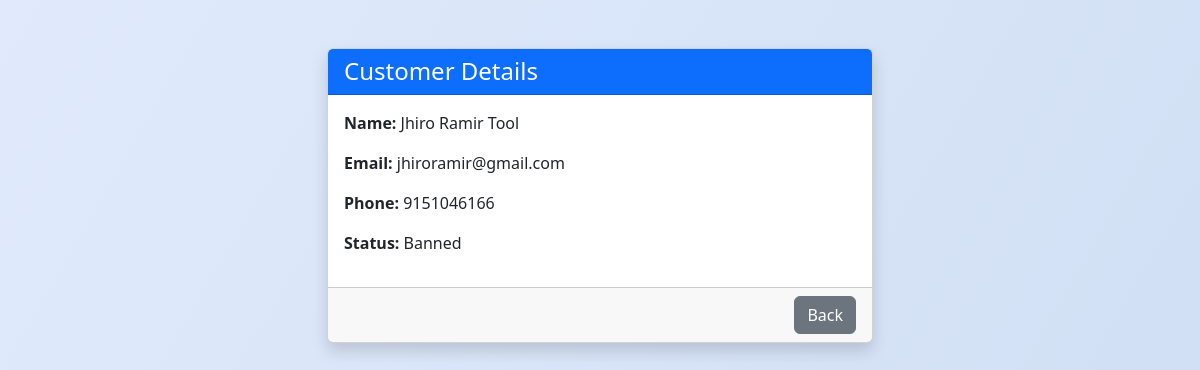
/customer_details.php?id=1, run on the app's committed database.
### tables this page shows
CREATE TABLE `customer` (
  `Cust_ID` int(11) NOT NULL,
  `Cust_FN` varchar(255) NOT NULL,
  `Cust_LN` varchar(255) NOT NULL,
  `Cust_Email` varchar(255) NOT NULL,
  `Cust_Phone` bigint(20) NOT NULL,
  `Cust_Password` varchar(255) NOT NULL,
  `is_banned` tinyint(1) DEFAULT 0
);

### classes/database.php (called while the page is built, shortened)
<?php
class Database {
    private $host = "localhost";
    private $db_name = "guest_accommodation_system";
    private $username = "root";
    private $password = "";
    public function connect() {
        $this->conn = new mysqli(
            $this->host,
            $this->username,
            $this->password,
            $this->db_name
        );
    }
}
?>

### customer_details.php (the view, shortened to what this page needs)
<?php
require_once('classes/database.php');
$db = new Database();
$id = intval($_GET['id']);
$stmt = $db->conn->prepare("SELECT * FROM customer WHERE Cust_ID = ?");
$stmt->bind_param("i", $id);
$stmt->execute();
$result = $stmt->get_result();
$customer = $result->fetch_assoc();
?>
<!DOCTYPE html>
<html>
<head>
    <link rel="stylesheet" href="./bootstrap-5.3.3-dist/css/bootstrap.css">
    <link rel="stylesheet" href="style2.css">
</head>
<body class="bg-light">
    <div class="container py-5">
        <div class="row justify-content-center">
            <div class="col-md-6">
                <div class="card shadow glass-card">
                    <div class="card-header bg-primary text-white">
                        <h4 class="mb-0">Customer Details</h4>
                    </div>
                    <div class="card-body">
                        <?php if ($customer): ?>
                            <p><strong>Name:</strong> <?= htmlspecialchars($customer['Cust_FN'] . ' ' . $customer['Cust_LN']) ?></p>
                            <p><strong>Email:</strong> <?= htmlspecialchars($customer['Cust_Email']) ?></p>
                            <p><strong>Phone:</strong> <?= htmlspecialchars($customer['Cust_Phone']) ?></p>
                            <p><strong>Status:</strong> <?= $customer['is_banned'] ? 'Banned' : 'Active' ?></p>
                        <?php else: ?>
                            <p>Customer not found.</p>
                        <?php endif; ?>
                    </div>
                    <div class="card-footer text-end">
                        <a href="admin_homepage.php#customers" class="btn btn-secondary">Back</a>
                    </div>
                </div>
            </div>
        </div>
    </div>
</body>
</html>

### style2.css (style rules this page uses)
body { background: linear-gradient(120deg, #e0eafc 0%, #cfdef3 100%); min-height: 100vh; font-family: 'Segoe UI', 'Roboto', Arial, sans-serif; color: #23272f; margin: 0; }

### data on the page
customer: Cust_FN+Cust_LN "Jhiro Ramir Tool", Cust_Email "jhiroramir@gmail.com", Cust_Phone "9151046166"
